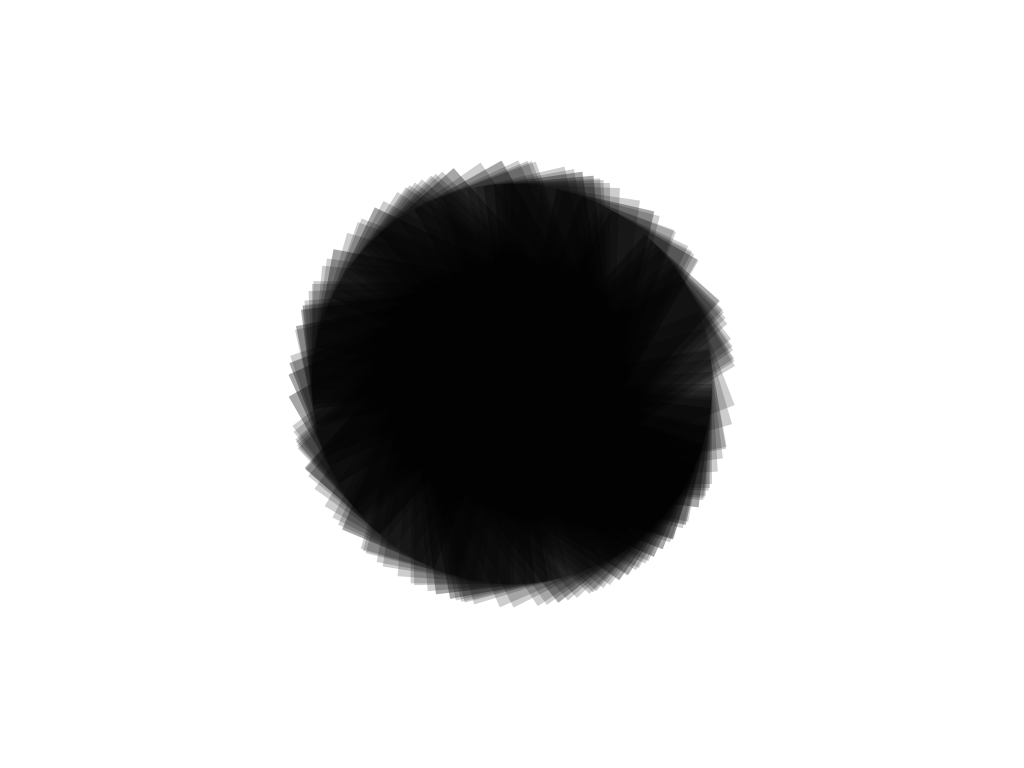
Frame 1 (no input)
Frame 60 (the mouse pressed at the canvas centre just before this capture): identical to frame 1, image omitted
Frame 120 (the mouse held since frame 60 and released just before this capture): identical to frame 1, image omitted

The Processing sketch that drew this single still picture (run headless with seeded random() and noise(); from frame 60 on, the mouse is pressed at the canvas centre):

// Processing sketch: abstract_sketch
// ── abstract_sketch.pde
void setup() {
  size(1024, 768);
}

void draw() {
  background(255);

  translate(width / 2, height / 2);

  for (float r = 0; r < PI; r += 0.02) {
    rotate(r);

    noStroke();
    fill(0, 50);
    rect(0, 0, 200, 100);
  }
}
